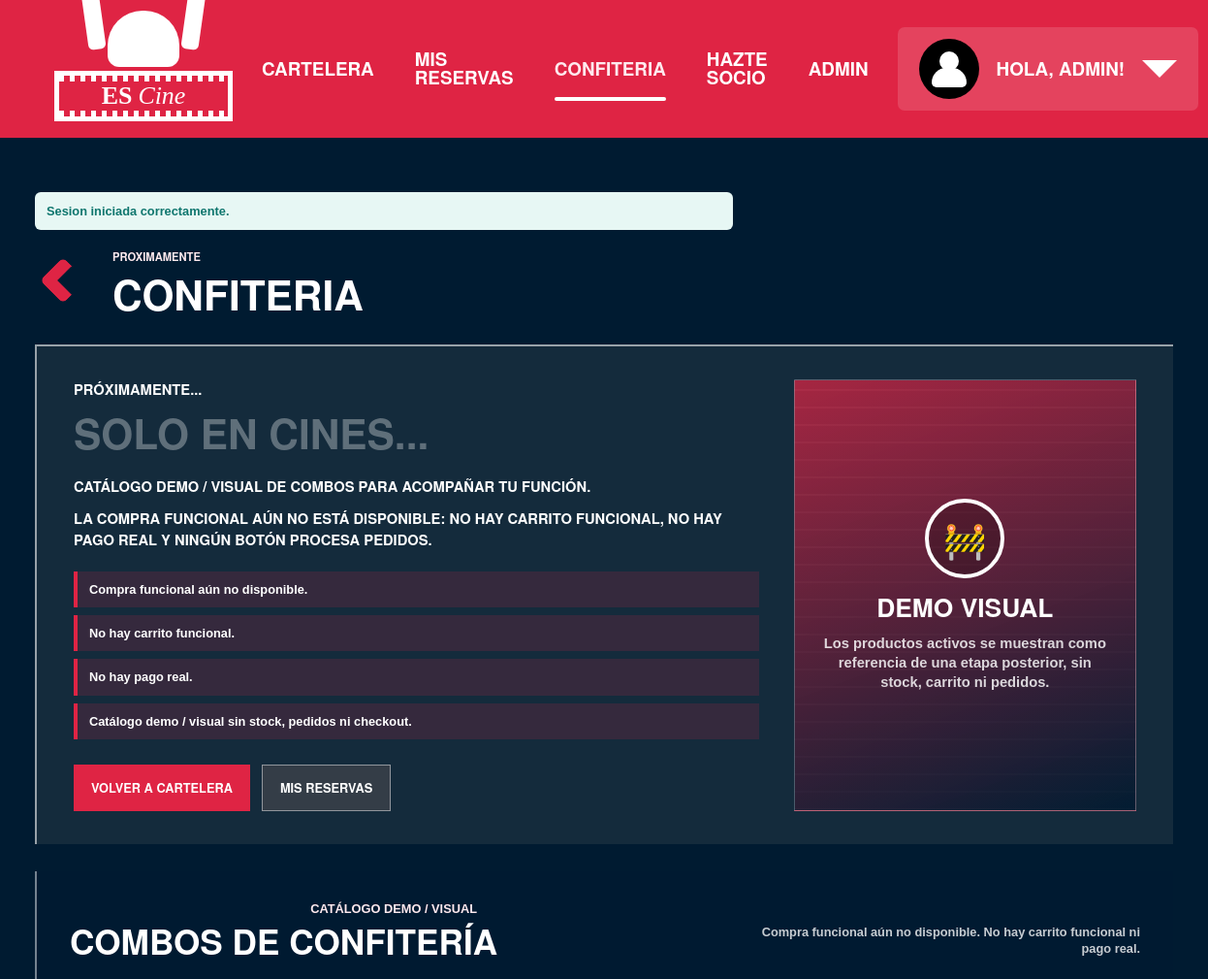
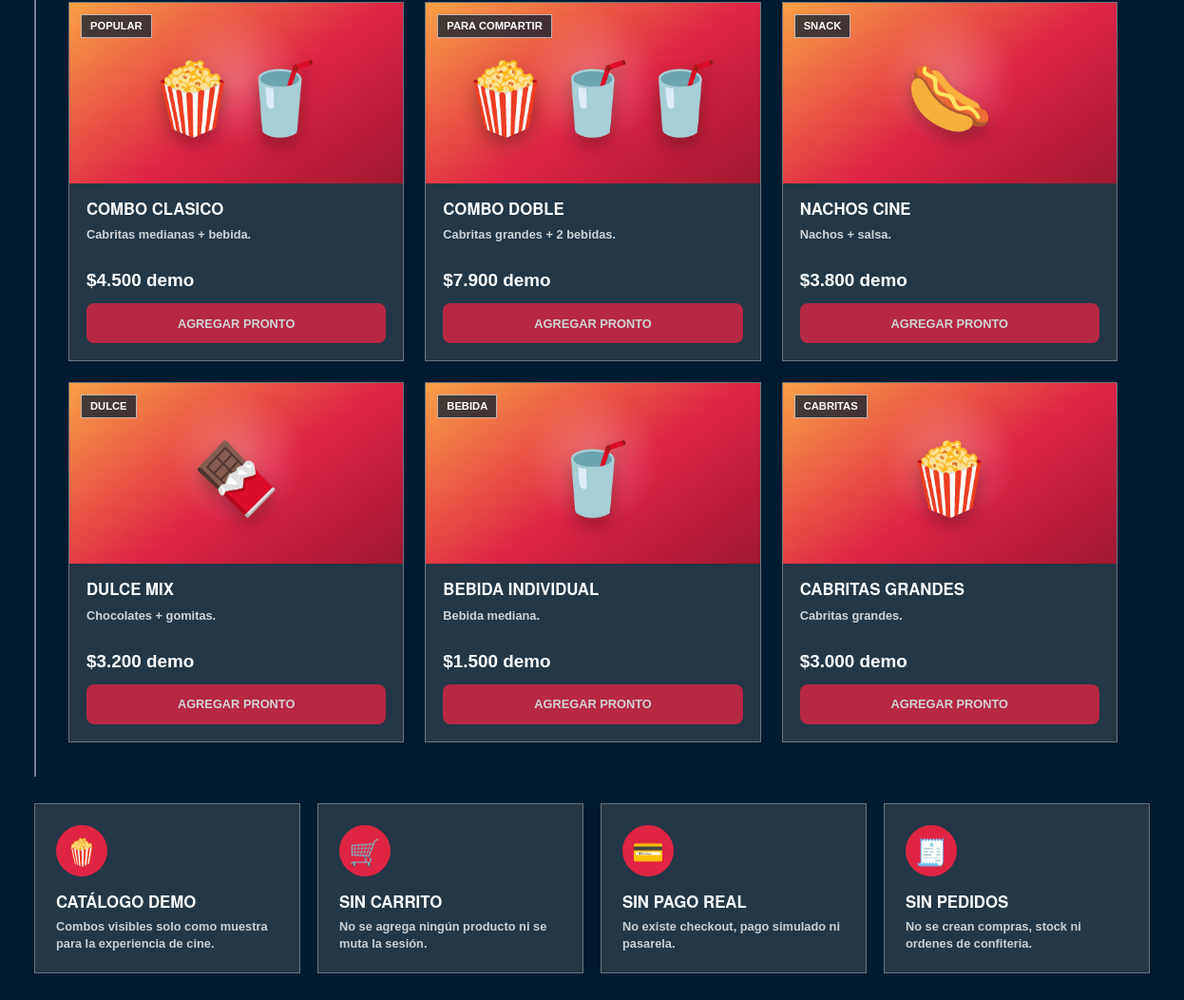
Screenshot of /index.php?page=confiteria (signed in) with the database file from the repository (2 pictures, top to bottom).
### tables this page shows
CREATE TABLE IF NOT EXISTS concession_products (
    id INT UNSIGNED AUTO_INCREMENT PRIMARY KEY,
    name VARCHAR(120) NOT NULL,
    description VARCHAR(255) NOT NULL,
    price_amount DECIMAL(10, 2) NOT NULL,
    icon VARCHAR(20) DEFAULT NULL,
    badge VARCHAR(40) DEFAULT NULL,
    is_active TINYINT(1) NOT NULL DEFAULT 1,
    sort_order INT UNSIGNED NOT NULL DEFAULT 0,
    created_at TIMESTAMP NOT NULL DEFAULT CURRENT_TIMESTAMP,
    updated_at TIMESTAMP NOT NULL DEFAULT CURRENT_TIMESTAMP ON UPDATE CURRENT_TIMESTAMP,
    KEY idx_concession_products_active_sort (is_active, sort_order, id),
    KEY idx_concession_products_name (name)
);

### app/controllers/AuthController.php (called while the page is built, shortened)
<?php
require_once __DIR__ . '/../helpers/security.php';
require_once __DIR__ . '/../models/ConcessionProduct.php';
require_once __DIR__ . '/../models/Reservation.php';
function render_coming_soon_page(string $page): void
{
    $messages = flash_get();
    $comingSoon = $pages[$page];
    if ($page === 'confiteria') {
        try {
            if (!concession_products_table_exists()) {
                $comingSoon['catalogSetupRequired'] = true;
            } else {
                $comingSoon['catalog'] = array_map(
                    static fn (array $product): array => [
                        'icon' => (string) ($product['icon'] ?? ''),
                        'label' => (string) ($product['badge'] ?? ''),
                        'name' => (string) ($product['name'] ?? ''),
                        'description' => (string) ($product['description'] ?? ''),
                        'price' => reservation_format_money((float) ($product['price_amount'] ?? 0)) . ' demo',
                        'button' => 'Agregar pronto',
                    ],
                    concession_products_active_all()
                );
            }
        } catch (Throwable $exception) {
            error_log($exception->getMessage());
            $comingSoon['catalog'] = [];
            $comingSoon['catalogLoadError'] = true;
        }
    }
    require __DIR__ . '/../views/coming_soon.php';
}

### app/helpers/session.php (called while the page is built, shortened)
<?php
function flash_get(): array
{
    $messages = $_SESSION['_flash'] ?? [];
    return is_array($messages) ? $messages : [];
}

### app/helpers/security.php (called while the page is built, shortened)
<?php
if (!function_exists('e')) {
    function e(mixed $value): string
    {
        return htmlspecialchars((string) $value, ENT_QUOTES | ENT_SUBSTITUTE, 'UTF-8');
    }
}

### app/helpers/database.php (called while the page is built, shortened)
<?php
function db_config(): array
{
    static $config = null;
    if ($config === null) {
        $loaded = require __DIR__ . '/../../config/database.php';
        $config = $loaded;
    }
    return $config;
}
function db_dsn(?array $config = null): string
{
    $config ??= db_config();
    return sprintf(
        'mysql:host=%s;dbname=%s;charset=%s',
        $config['host'],
        $config['database'],
        $config['charset'] ?? 'utf8mb4'
    );
}
function db(): PDO
{
    static $pdo = null;
    if ($pdo === null) {
        $config = db_config();
        $pdo = new PDO(
            db_dsn($config),
            $config['username'],
            $config['password'],
            $config['options'] ?? []
        );
    }
    return $pdo;
}
function db_fetch_all(string $sql, array $params = []): array
{
    $statement = db()->prepare($sql);
    $statement->execute($params);
    return $statement->fetchAll();
}
function db_fetch_one(string $sql, array $params = []): ?array
{
    $statement = db()->prepare($sql);
    $statement->execute($params);
    $row = $statement->fetch();
    return $row === false ? null : $row;
}

### app/models/ConcessionProduct.php (called while the page is built, shortened)
<?php
require_once __DIR__ . '/../helpers/database.php';
function concession_products_table_exists(): bool
{
    try {
        $row = db_fetch_one(
            'SELECT COUNT(*) AS table_exists
             FROM information_schema.TABLES
             WHERE TABLE_SCHEMA = DATABASE()
               AND TABLE_NAME = :table_name
             LIMIT 1',
            ['table_name' => 'concession_products']
        );
        return (int) ($row['table_exists'] ?? 0) > 0;
    } catch (Throwable $exception) {
        error_log($exception->getMessage());
        return false;
    }
}
function concession_products_active_all(): array
{
    if (!concession_products_table_exists()) {
        return [];
    }
    return db_fetch_all(
        'SELECT id, name, description, price_amount, icon, badge, is_active, sort_order
         FROM concession_products
         WHERE is_active = :is_active
         ORDER BY sort_order ASC, id ASC',
        ['is_active' => 1]
    );
}

### app/models/Reservation.php (called while the page is built, shortened)
<?php
require_once __DIR__ . '/../helpers/database.php';
function reservation_format_money(float $amount): string
{
    return '$' . number_format($amount, 0, ',', '.');
}

### app/views/coming_soon.php (the view, shortened to what this page needs)
<?php
$pageTitle = (string) ($comingSoon['title'] ?? 'Proximamente');
$items = is_array($comingSoon['items'] ?? null) ? $comingSoon['items'] : [];
$notes = is_array($comingSoon['notes'] ?? null) ? $comingSoon['notes'] : [];
$catalogItems = is_array($comingSoon['catalog'] ?? null) ? $comingSoon['catalog'] : [];
$showCatalog = ($comingSoon['showCatalog'] ?? false) === true || $catalogItems !== [];
$catalogLoadError = ($comingSoon['catalogLoadError'] ?? false) === true;
$catalogSetupRequired = ($comingSoon['catalogSetupRequired'] ?? false) === true;
?>
<!doctype html>
<html lang="es">
<head>
    <link rel="stylesheet" href="assets/css/app.css">
</head>
<body class="app-screen coming-soon-screen">
    <?php require __DIR__ . '/partials/header.php'; ?>
    <main class="coming-soon-shell">
        <?php if ($messages !== []): ?>
            <div class="page-messages cartelera-messages" aria-live="polite">
                <?php foreach ($messages as $message): ?>
                    <p class="notice notice-<?= e($message['type'] ?? 'info') ?>"><?= e($message['message'] ?? '') ?></p>
                <?php endforeach; ?>
            </div>
        <?php endif; ?>
        <div class="coming-soon-heading">
            <a class="movie-back" href="index.php?page=cartelera" aria-label="Volver a cartelera">
                <span aria-hidden="true"></span>
            </a>
            <div>
                <p class="eyebrow"><?= e($comingSoon['eyebrow'] ?? 'Proximamente') ?></p>
                <h1><?= e($comingSoon['headline'] ?? $pageTitle) ?></h1>
            </div>
        </div>
        <section class="coming-soon-panel" aria-labelledby="coming-soon-title">
            <div class="coming-soon-copy">
                <p class="coming-soon-kicker" aria-hidden="true">Próximamente...</p>
                <h2 id="coming-soon-title">Solo en cines...</h2>
                <p><?= e($comingSoon['lead'] ?? '') ?></p>
                <p><?= e($comingSoon['support'] ?? '') ?></p>
                <?php if ($notes !== []): ?>
                    <ul class="coming-soon-notes">
                        <?php foreach ($notes as $note): ?>
                            <li><?= e($note) ?></li>
                        <?php endforeach; ?>
                    </ul>
                <?php endif; ?>
                <div class="coming-soon-actions">
                    <a class="movie-state-link" href="index.php?page=cartelera">Volver a cartelera</a>
                    <a class="movie-state-link movie-state-link-secondary" href="index.php?page=my_reservations">Mis reservas</a>
                </div>
            </div>
            <div class="coming-soon-feature">
                <div class="coming-soon-badge" aria-hidden="true">🚧</div>
                <span><?= e($comingSoon['accent'] ?? 'Proximamente') ?></span>
                <p><?= e($comingSoon['accentCopy'] ?? '') ?></p>
            </div>
        </section>
        <?php if ($showCatalog): ?>
            <section class="confiteria-catalog" aria-labelledby="confiteria-catalog-title">
                <div class="confiteria-catalog-heading">
                    <div>
                        <p class="eyebrow">Catálogo demo / visual</p>
                        <h2 id="confiteria-catalog-title">Combos de confitería</h2>
                    </div>
                    <p>Compra funcional aún no disponible. No hay carrito funcional ni pago real.</p>
                </div>
                <?php if ($catalogSetupRequired): ?>
                    <div class="confiteria-catalog-state">
                        <h3>Catálogo en preparación</h3>
                        <p>Los productos demo aún no están instalados en esta base de datos.</p>
                    </div>
                <?php else: ?>
                    <div class="confiteria-catalog-grid">
                        <?php foreach ($catalogItems as $catalogItem): ?>
                            <?php $catalogIcon = trim((string) ($catalogItem['icon'] ?? '')); ?>
                            <article class="confiteria-card">
                                <div class="confiteria-card-visual">
                                    <?php if (($catalogItem['label'] ?? '') !== ''): ?>
                                        <span class="confiteria-card-label"><?= e($catalogItem['label']) ?></span>
                                    <?php endif; ?>
                                    <span class="confiteria-card-icon" aria-hidden="true"><?= e($catalogIcon !== '' ? $catalogIcon : '🍿') ?></span>
                                </div>
                                <div class="confiteria-card-copy">
                                    <h3><?= e($catalogItem['name'] ?? '') ?></h3>
                                    <p><?= e($catalogItem['description'] ?? '') ?></p>
                                    <strong><?= e($catalogItem['price'] ?? '') ?></strong>
                                    <button class="confiteria-card-button" type="button" disabled>
                                        <?= e($catalogItem['button'] ?? 'Próximamente') ?>
                                    </button>
                                </div>
                            </article>
                        <?php endforeach; ?>
                    </div>
                <?php endif; ?>
            </section>
        <?php endif; ?>
        <?php if ($items !== []): ?>
            <section class="coming-soon-grid" aria-label="Contenido futuro">
                <?php foreach ($items as $item): ?>
                    <article class="coming-soon-card">
                        <span class="coming-soon-card-icon" aria-hidden="true"><?= e($item['icon'] ?? '•') ?></span>
                        <h2><?= e($item['label'] ?? '') ?></h2>
                        <p><?= e($item['copy'] ?? '') ?></p>
                    </article>
                <?php endforeach; ?>
            </section>
        <?php endif; ?>
    </main>
</body>
</html>

### rows the page displays
concession_products: badge "POPULAR", icon "🍿🥤", name "COMBO CLASICO", description "Cabritas medianas + bebida.", price "$4.500 demo", button "AGREGAR PRONTO"
concession_products: badge "PARA COMPARTIR", icon "🍿🥤🥤", name "COMBO DOBLE", description "Cabritas grandes + 2 bebidas.", price "$7.900 demo", button "AGREGAR PRONTO"
concession_products: badge "SNACK", icon "🌭", name "NACHOS CINE", description "Nachos + salsa.", price "$3.800 demo", button "AGREGAR PRONTO"
concession_products: badge "DULCE", icon "🍫", name "DULCE MIX", description "Chocolates + gomitas.", price "$3.200 demo", button "AGREGAR PRONTO"
concession_products: badge "BEBIDA", icon "🥤", name "BEBIDA INDIVIDUAL", description "Bebida mediana.", price "$1.500 demo", button "AGREGAR PRONTO"
concession_products: badge "CABRITAS", icon "🍿", name "CABRITAS GRANDES", description "Cabritas grandes.", price "$3.000 demo", button "AGREGAR PRONTO"

### other values shown
$item['label'] "CARTELERA"
$item['label'] "MIS RESERVAS"
$item['label'] "CONFITERIA"
$item['label'] "HAZTE SOCIO"
$item['label'] "ADMIN"
$headerFirstName !== '' ? $headerFirstName : 'Usuario' "ADMIN"
$message['message'] "Sesion iniciada correctamente."
$comingSoon['eyebrow'] "PROXIMAMENTE"
$comingSoon['headline'] "CONFITERIA"
$comingSoon['lead'] "CATÁLOGO DEMO / VISUAL DE COMBOS PARA ACOMPAÑAR TU FUNCIÓN."
$comingSoon['support'] "LA COMPRA FUNCIONAL AÚN NO ESTÁ DISPONIBLE: NO HAY CARRITO FUNCIONAL, NO HAY PAGO REAL Y NINGÚN BOTÓN PROCESA PEDIDOS."
$note "Compra funcional aún no disponible."
$note "No hay carrito funcional."
$note "No hay pago real."
$note "Catálogo demo / visual sin stock, pedidos ni checkout."
